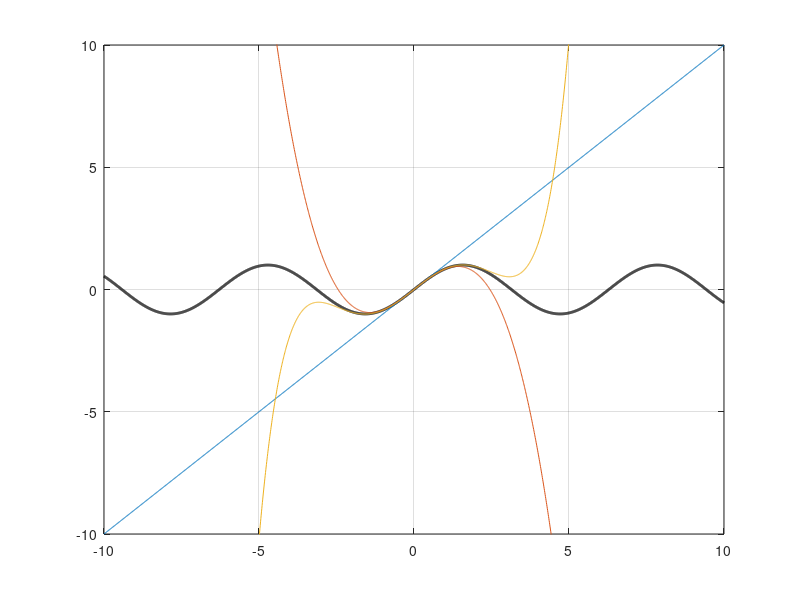

Write the MATLAB code that produced this figure.
clear all, close all, clc
x = -10:.01:10;
y = sin(x);
plot(x,y,'k','LineWidth',2);
axis([-10 10 -10 10]);
grid on, hold on

% First order Taylor expansion
P = [1, 0];
yT1 = polyval(P,x);
plot(x,yT1);

% Third order Taylor expansion
P = [-1/factorial(3) 0 1 0];
yT3 = polyval(P,x);
plot(x,yT3);

% Fifth order Taylor expansion
P = [1/factorial(5) 0 -1/factorial(3) 0 1 0];
yT5 = polyval(P,x);
plot(x,yT5);